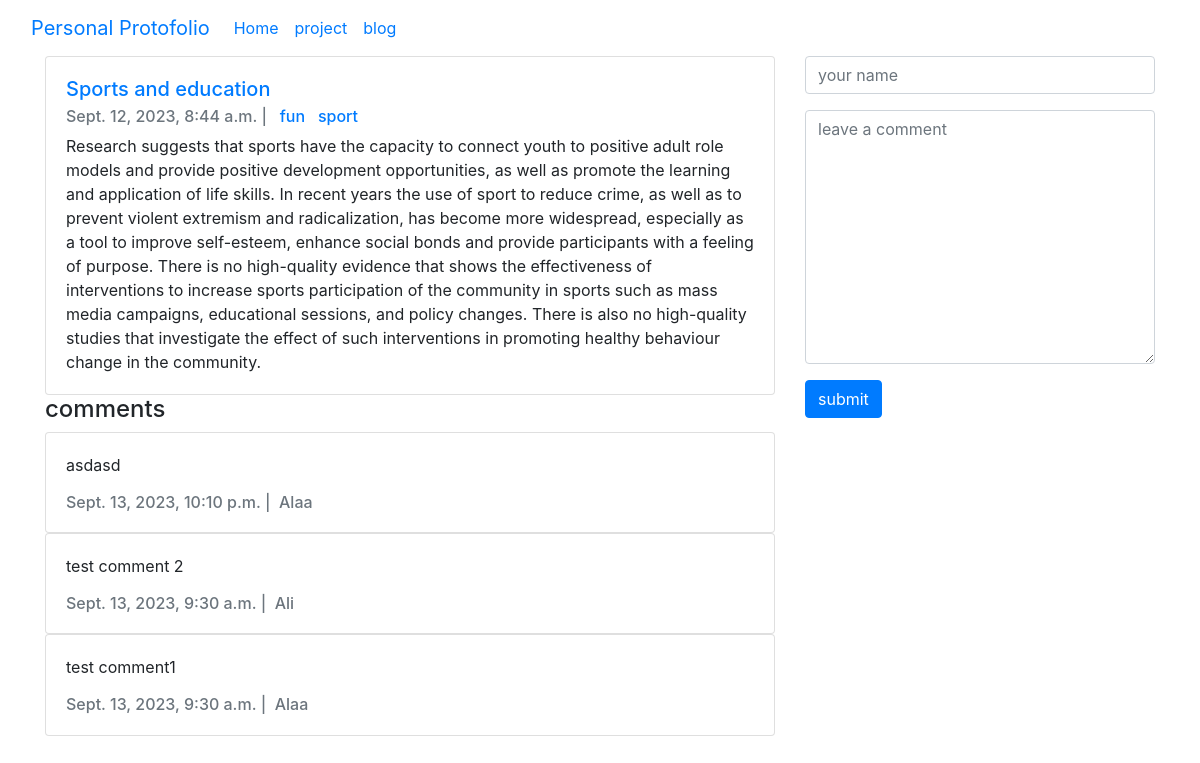
Page /blog/1/ on the committed database.
### blog/models.py (models this page shows, shortened)
class Post(models.Model):
    title = models.CharField(max_length=255)
    body = models.TextField()
    created_at = models.DateTimeField(auto_now_add=True)
    last_modified = models.DateTimeField(auto_now=True)
    categories = models.ManyToManyField("Category", related_name="posts")

class Category(models.Model):
    name = models.CharField(max_length=20)

class Comment(models.Model):
    author = models.CharField(max_length=60)
    body = models.TextField()
    created_at = models.DateTimeField(auto_now_add=True)
    last_modified = models.DateTimeField(auto_now=True)
    post = models.ForeignKey("Post", on_delete=models.CASCADE)

### blog/views.py (the view, shortened to what this page needs)
# urls.py: path("<int:id>/", blog_detail, name= "blog_detail"),
def blog_detail(request, id):
    post = Post.objects.get(pk=id)
    form = CommentForm()
    comments = Comment.objects.filter(post=post).order_by("-created_at")
    context = {
        "post" : post,
        "comments": comments,
        "form": form
    }
    return render(request, "blog_detail.html", context)

### blog/forms.py
class CommentForm(forms.Form):
    author= forms.CharField(
        max_length= 60,
        widget= forms.TextInput(
            attrs= {
                "class": "form-control",
                "placeholder" : "your name"
            }
        )
    )
    body= forms.CharField(
        widget= forms.Textarea(
            attrs= {
                "class": "form-control",
                "placeholder" : "leave a comment"
            }
        )
    )

### blog/templates/blog_detail.html (shortened to what this page needs)
{% extends "base.html" %}
{% load static %}
{% block page_content %}
<div class = "row">
    <div class = "col-md-8">
        <div class = "card">
            <div class="card-body">
                <h5 class="card-title">
                    <a href="{% url "blog_detail" post.id %}">
                        {{post.title}}
                    </a>
                </h5>
                <h6 class="card-subtitle mb-2 text-muted">
                    {{post.created_at}} | &nbsp;
                    {% for category in post.categories.all %}
                        <a href="{% url "blog_category" category.name %}">
                            {{category.name}}
                        </a>&nbsp;
                    {% endfor %}
                </h6>
                <p class="card-text">
                    {{post.body}}
                </p>
            </div>
        </div>
        <div class= "comment">
            <h4>comments</h4>
            {% for comment in comments %}
                <div class = "card">
                    <div class="card-body">
                        <p class="card-text">
                            {{comment.body}}
                        </p>
                        <h6 class="card-text text-muted">
                            {{comment.created_at}} | &nbsp;{{comment.author}}
                        </h6>
                    </div>
                </div>
            {% endfor %}
        </div>
    </div>
    <div class="col-md-4">
        <form action = "/blog/{{post.id}}/" method="post">
            <div class= "form-group">
                {{ form.author }}
            </div>
            <div class= "form-group">
                {{ form.body }}
            </div>
            <button class="btn btn-primary"
                    type="submit">submit
            </button>
        </form>
    </div>
</div>
{% endblock%}

### rows in the picture
Post: title "Sports and education", created_at "Sept. 12, 2023, 8:44 a.m.", body "Research suggests that sports have the capacity to connect youth to positive adult role models and provide positive development opportunities, as well as promote the learning and application of life skills. In recent years the use of sport to reduce crime, as well as to prevent violent extremism and radicalization, has become more widespread, especially as a tool to improve self-esteem, enhance social bonds and provide participants with a feeling of purpose. There is no high-quality evidence that shows the effectiveness of interventions to increase sports participation of the community in sports such as mass media campaigns, educational sessions, and policy changes. There is also no…"
Category: name "fun"
Category: name "sport"
Comment: body "asdasd", created_at "Sept. 13, 2023, 10:10 p.m.", author "Alaa"
Comment: body "test comment 2", created_at "Sept. 13, 2023, 9:30 a.m.", author "Ali"
Comment: body "test comment1", created_at "Sept. 13, 2023, 9:30 a.m.", author "Alaa"
